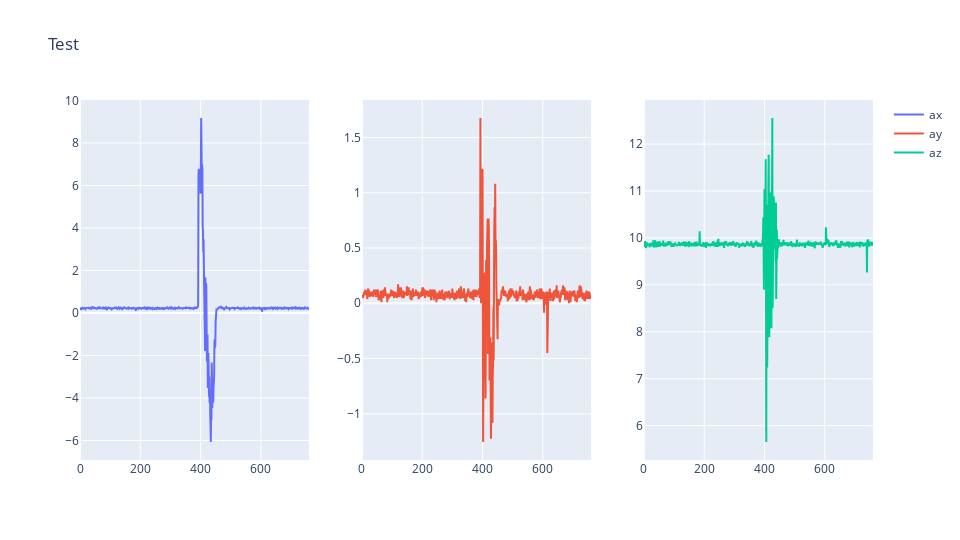

The cell this chart's notebook holds for it:
### Code cell
fig = triple_graph(acc_data[["ax", "ay", "az"]])
fig.write_html("data_analysis_acc_2.html", full_html=False, include_plotlyjs="cdn")
fig.show()

### Figure 1 — Plotly figure (JSON) as saved in the notebook; plotly's stock layout.template omitted (floating-point values rounded to 4 significant figures; data arrays with more than 128 entries replaced by an {"elided": "..."} marker saying what was removed)
{"data": [{"name": "ax", "type": "scatter", "x": {"elided": "761 int values"}, "xaxis": "x", "y": {"elided": "761 float values"}, "yaxis": "y"}, {"name": "ay", "type": "scatter", "x": {"elided": "761 int values"}, "xaxis": "x2", "y": {"elided": "761 float values"}, "yaxis": "y2"}, {"name": "az", "type": "scatter", "x": {"elided": "761 int values"}, "xaxis": "x3", "y": {"elided": "761 float values"}, "yaxis": "y3"}], "layout": {"height": 540, "title": {"text": "Test"}, "width": 960, "xaxis": {"anchor": "y", "domain": [0, 0.2889]}, "xaxis2": {"anchor": "y2", "domain": [0.3556, 0.6444]}, "xaxis3": {"anchor": "y3", "domain": [0.7111, 1]}, "yaxis": {"anchor": "x", "domain": [0, 1]}, "yaxis2": {"anchor": "x2", "domain": [0, 1]}, "yaxis3": {"anchor": "x3", "domain": [0, 1]}}}
